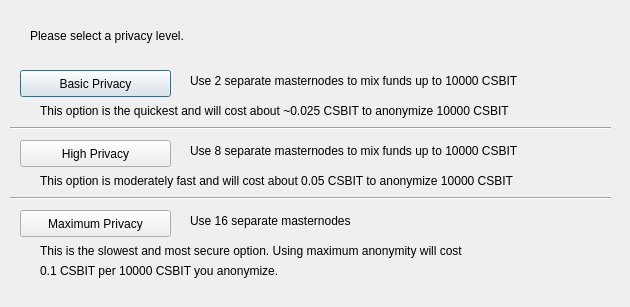
<?xml version="1.0" encoding="UTF-8"?>
<ui version="4.0">
 <class>ObfuscationConfig</class>
 <widget class="QDialog" name="ObfuscationConfig">
  <property name="geometry">
   <rect>
    <x>0</x>
    <y>0</y>
    <width>630</width>
    <height>307</height>
   </rect>
  </property>
  <property name="windowTitle">
   <string>Configure Obfuscation</string>
  </property>
  <widget class="QPushButton" name="buttonBasic">
   <property name="geometry">
    <rect>
     <x>20</x>
     <y>70</y>
     <width>151</width>
     <height>27</height>
    </rect>
   </property>
   <property name="text">
    <string>Basic Privacy</string>
   </property>
  </widget>
  <widget class="QPushButton" name="buttonHigh">
   <property name="geometry">
    <rect>
     <x>20</x>
     <y>140</y>
     <width>151</width>
     <height>27</height>
    </rect>
   </property>
   <property name="text">
    <string>High Privacy</string>
   </property>
  </widget>
  <widget class="QPushButton" name="buttonMax">
   <property name="geometry">
    <rect>
     <x>20</x>
     <y>210</y>
     <width>151</width>
     <height>27</height>
    </rect>
   </property>
   <property name="text">
    <string>Maximum Privacy</string>
   </property>
  </widget>
  <widget class="QLabel" name="label">
   <property name="geometry">
    <rect>
     <x>30</x>
     <y>20</y>
     <width>571</width>
     <height>31</height>
    </rect>
   </property>
   <property name="text">
    <string>Please select a privacy level.</string>
   </property>
  </widget>
  <widget class="QLabel" name="label_2">
   <property name="geometry">
    <rect>
     <x>190</x>
     <y>70</y>
     <width>421</width>
     <height>21</height>
    </rect>
   </property>
   <property name="text">
    <string>Use 2 separate masternodes to mix funds up to 10000 CSBIT</string>
   </property>
  </widget>
  <widget class="QLabel" name="label_3">
   <property name="geometry">
    <rect>
     <x>190</x>
     <y>140</y>
     <width>411</width>
     <height>21</height>
    </rect>
   </property>
   <property name="text">
    <string>Use 8 separate masternodes to mix funds up to 10000 CSBIT</string>
   </property>
  </widget>
  <widget class="QLabel" name="label_4">
   <property name="geometry">
    <rect>
     <x>190</x>
     <y>210</y>
     <width>421</width>
     <height>21</height>
    </rect>
   </property>
   <property name="text">
    <string>Use 16 separate masternodes</string>
   </property>
  </widget>
  <widget class="QLabel" name="label_6">
   <property name="geometry">
    <rect>
     <x>40</x>
     <y>100</y>
     <width>561</width>
     <height>21</height>
    </rect>
   </property>
   <property name="text">
    <string>This option is the quickest and will cost about ~0.025 CSBIT to anonymize 10000 CSBIT</string>
   </property>
  </widget>
  <widget class="QLabel" name="label_7">
   <property name="geometry">
    <rect>
     <x>40</x>
     <y>170</y>
     <width>561</width>
     <height>21</height>
    </rect>
   </property>
   <property name="text">
    <string>This option is moderately fast and will cost about 0.05 CSBIT to anonymize 10000 CSBIT</string>
   </property>
  </widget>
  <widget class="QLabel" name="label_8">
   <property name="geometry">
    <rect>
     <x>40</x>
     <y>240</y>
     <width>561</width>
     <height>21</height>
    </rect>
   </property>
   <property name="text">
    <string>This is the slowest and most secure option. Using maximum anonymity will cost</string>
   </property>
  </widget>
  <widget class="QLabel" name="label_9">
   <property name="geometry">
    <rect>
     <x>40</x>
     <y>260</y>
     <width>561</width>
     <height>21</height>
    </rect>
   </property>
   <property name="text">
    <string>0.1 CSBIT per 10000 CSBIT you anonymize.</string>
   </property>
  </widget>
  <widget class="Line" name="line">
   <property name="geometry">
    <rect>
     <x>10</x>
     <y>120</y>
     <width>601</width>
     <height>16</height>
    </rect>
   </property>
   <property name="orientation">
    <enum>Qt::Horizontal</enum>
   </property>
  </widget>
  <widget class="Line" name="line_2">
   <property name="geometry">
    <rect>
     <x>10</x>
     <y>190</y>
     <width>601</width>
     <height>16</height>
    </rect>
   </property>
   <property name="orientation">
    <enum>Qt::Horizontal</enum>
   </property>
  </widget>
 </widget>
 <resources/>
 <connections/>
</ui>
